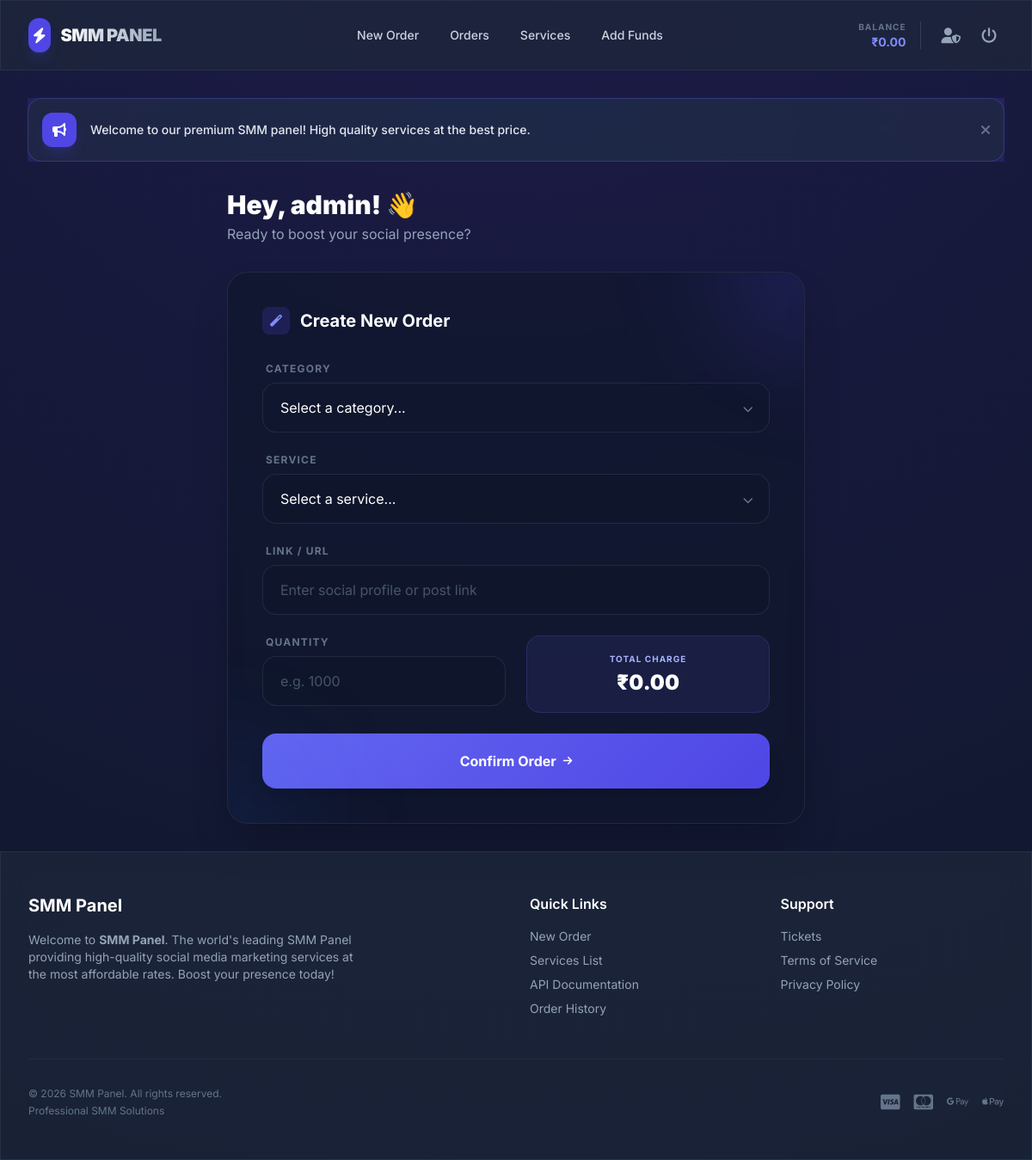
The page / (signed in) on the database its author committed.
### tables this page shows
CREATE TABLE IF NOT EXISTS `users` (
  `id` INT AUTO_INCREMENT PRIMARY KEY,
  `name` VARCHAR(100) NOT NULL,
  `email` VARCHAR(100) NOT NULL UNIQUE,
  `password` VARCHAR(255) NOT NULL,
  `balance` DECIMAL(10,2) DEFAULT 0.00,
  `api_key` VARCHAR(100) NULL UNIQUE,
  `role` ENUM('user', 'admin') DEFAULT 'user',
  `created_at` TIMESTAMP DEFAULT CURRENT_TIMESTAMP
);

CREATE TABLE IF NOT EXISTS `settings` (
  `id` INT AUTO_INCREMENT PRIMARY KEY,
  `setting_key` VARCHAR(100) NOT NULL UNIQUE,
  `setting_value` TEXT
);

### index.php (the view, shortened to what this page needs)
<?php
require_once('includes/header.php');
?>
<div class="max-w-2xl mx-auto">
    <div class="mb-8">
        <h2 class="text-3xl font-black text-white">Hey, <?php echo explode('@', $user['email'])[0]; ?>! 👋</h2>
        <p class="text-slate-400 mt-1">Ready to boost your social presence?</p>
    </div>
    <div class="glass-card rounded-3xl p-6 md:p-10 shadow-2xl relative overflow-hidden">
        <div class="absolute -top-24 -right-24 w-48 h-48 bg-indigo-600/20 rounded-full blur-3xl"></div>
        <div class="absolute -bottom-24 -left-24 w-48 h-48 bg-blue-600/10 rounded-full blur-3xl"></div>
        <h3 class="text-xl font-bold text-white mb-8 flex items-center">
            <span class="w-8 h-8 bg-indigo-600/20 text-indigo-400 rounded-lg flex items-center justify-center mr-3">
                <i class="fas fa-magic text-sm"></i>
            </span>
            Create New Order
        </h3>
        <form method="POST" action="" class="space-y-6">
            <div class="group">
                <label class="block text-xs font-bold text-slate-500 uppercase tracking-widest mb-2 px-1">Category</label>
                <div class="relative">
                    <select id="category" class="w-full bg-slate-900/50 border border-slate-700/50 rounded-2xl px-5 py-4 text-white appearance-none focus:outline-none focus:border-indigo-500 focus:ring-4 focus:ring-indigo-500/10 transition-all cursor-pointer">
                        <option value="">Select a category...</option>
                    </select>
                    <div class="absolute right-5 top-1/2 -translate-y-1/2 pointer-events-none text-slate-500">
                        <i class="fas fa-chevron-down text-xs"></i>
                    </div>
                </div>
            </div>
            <div class="group">
                <label class="block text-xs font-bold text-slate-500 uppercase tracking-widest mb-2 px-1">Service</label>
                <div class="relative">
                    <select name="service" id="service" required class="w-full bg-slate-900/50 border border-slate-700/50 rounded-2xl px-5 py-4 text-white appearance-none focus:outline-none focus:border-indigo-500 focus:ring-4 focus:ring-indigo-500/10 transition-all cursor-pointer">
                        <option value="">Select a service...</option>
                    </select>
                    <div class="absolute right-5 top-1/2 -translate-y-1/2 pointer-events-none text-slate-500">
                        <i class="fas fa-chevron-down text-xs"></i>
                    </div>
                </div>
            </div>
            <div class="group">
                <label class="block text-xs font-bold text-slate-500 uppercase tracking-widest mb-2 px-1">Link / URL</label>
                <input type="text" name="link" required class="w-full bg-slate-900/50 border border-slate-700/50 rounded-2xl px-5 py-4 text-white placeholder-slate-600 focus:outline-none focus:border-indigo-500 focus:ring-4 focus:ring-indigo-500/10 transition-all" placeholder="Enter social profile or post link">
            </div>
            <div class="grid grid-cols-1 md:grid-cols-2 gap-6">
                <div class="group">
                    <label class="block text-xs font-bold text-slate-500 uppercase tracking-widest mb-2 px-1">Quantity</label>
                    <input type="number" name="quantity" id="quantity" required class="w-full bg-slate-900/50 border border-slate-700/50 rounded-2xl px-5 py-4 text-white placeholder-slate-600 focus:outline-none focus:border-indigo-500 focus:ring-4 focus:ring-indigo-500/10 transition-all" placeholder="e.g. 1000">
                </div>
                <div class="bg-indigo-500/10 border border-indigo-500/20 rounded-2xl p-4 flex flex-col justify-center items-center">
                    <span class="text-[10px] text-indigo-300 uppercase font-bold tracking-widest mb-1">Total Charge</span>
                    <span id="charge" class="text-2xl font-black text-white">₹0.00</span>
                </div>
            </div>
            <button type="submit" class="w-full btn-primary text-white font-bold py-5 rounded-2xl shadow-xl active:scale-[0.98] mt-4 flex items-center justify-center space-x-2">
                <span>Confirm Order</span>
                <i class="fas fa-arrow-right text-xs"></i>
            </button>
        </form>
    </div>
</div>
<?php require_once 'includes/footer.php'; ?>

### includes/header.php (shortened to what this page needs)
<?php
require_once __DIR__ . '/Auth.php';
$db = Database::getInstance();
try {
    $db = Database::getInstance();
    $stmt = $db->prepare("SELECT * FROM users WHERE id = ?");
    $stmt->execute([$_SESSION['user_id']]);
    $user = $stmt->fetch();
} catch (Exception $e) {
    header("Location: " . BASE_URL . "/install");
    exit;
}
?>
<!DOCTYPE html>
<html lang="en">
<head>
    <script src="https://cdn.tailwindcss.com"></script>
    <link rel="stylesheet" href="https://cdnjs.cloudflare.com/ajax/libs/font-awesome/6.0.0/css/all.min.css">
</head>
<body class="min-h-screen pb-20 md:pb-0">
    <nav class="glass border-b border-slate-700/50 sticky top-0 z-50">
        <div class="max-w-7xl mx-auto px-4 sm:px-6 lg:px-8">
            <div class="flex items-center justify-between h-16 md:h-20">
                <a href="<?php echo BASE_URL; ?>/index" class="flex items-center space-x-3 group">
                    <div class="bg-indigo-600 rounded-xl p-1.5 shadow-lg shadow-indigo-600/20 group-hover:scale-110 transition-transform">
                        <i class="fas fa-bolt text-white text-lg"></i>
                    </div>
                    <span class="text-xl font-black tracking-tight bg-gradient-to-r from-white to-slate-400 bg-clip-text text-transparent uppercase">
                    </span>
                </a>
                <div class="hidden md:flex items-center space-x-1">
                    <a href="<?php echo BASE_URL; ?>/index" class="px-4 py-2 text-sm font-medium text-slate-300 hover:text-white rounded-xl hover:bg-slate-800/50 transition-all">
                        New Order
                    </a>
                    <a href="<?php echo BASE_URL; ?>/orders" class="px-4 py-2 text-sm font-medium text-slate-300 hover:text-white rounded-xl hover:bg-slate-800/50 transition-all">
                        Orders
                    </a>
                    <a href="<?php echo BASE_URL; ?>/services" class="px-4 py-2 text-sm font-medium text-slate-300 hover:text-white rounded-xl hover:bg-slate-800/50 transition-all">
                        Services
                    </a>
                    <a href="<?php echo BASE_URL; ?>/add_funds" class="px-4 py-2 text-sm font-medium text-slate-300 hover:text-white rounded-xl hover:bg-slate-800/50 transition-all">
                        Add Funds
                    </a>
                </div>
                <div class="flex items-center space-x-4">
                    <div class="hidden sm:flex flex-col items-end">
                        <span class="text-[10px] text-slate-500 uppercase font-bold tracking-widest">Balance</span>
                        <span class="text-sm font-bold text-indigo-400">₹<?php echo number_format($user['balance'], 2); ?></span>
                    </div>
                    <div class="flex items-center space-x-2">
                        <?php if ($user['role'] === 'admin'): ?>
                            <a href="<?php echo BASE_URL; ?>/admin/index" class="p-2 text-slate-400 hover:text-red-400 transition-colors">
                                <i class="fas fa-user-shield text-lg"></i>
                            </a>
                        <?php endif; ?>
                        <a href="<?php echo BASE_URL; ?>/logout" class="p-2 text-slate-400 hover:text-red-400 transition-colors">
                            <i class="fas fa-power-off text-lg"></i>
                        </a>
                    </div>
                </div>
            </div>
        </div>
    </nav>
    <div class="flex-1">
        <main class="max-w-7xl mx-auto px-4 sm:px-6 lg:px-8 py-8">
            <?php
            $stmt = $db->query("SELECT setting_value FROM settings WHERE setting_key = 'announcement_enabled'");
            $ann_enabled = $stmt->fetchColumn();
            if ($ann_enabled === '1'):
                $stmt = $db->query("SELECT setting_value FROM settings WHERE setting_key = 'announcement_text'");
                $ann_text = $stmt->fetchColumn();
            ?>
                <div class="mb-8 relative overflow-hidden group">
                    <div class="absolute inset-0 bg-gradient-to-r from-indigo-600/20 via-blue-600/20 to-indigo-600/20 animate-gradient-x"></div>
                    <div class="glass border-indigo-500/30 rounded-2xl p-4 flex items-center justify-between relative z-10">
                        <div class="flex items-center space-x-4">
                            <div class="w-10 h-10 bg-indigo-600 rounded-xl flex items-center justify-center text-white shadow-lg shadow-indigo-600/20">
                                <i class="fas fa-bullhorn animate-bounce"></i>
                            </div>
                            <p class="text-sm font-medium text-slate-200"><?php echo htmlspecialchars($ann_text); ?></p>
                        </div>
                        <button onclick="this.parentElement.parentElement.remove()" class="text-slate-500 hover:text-white transition-colors">
                            <i class="fas fa-times"></i>
                        </button>
                    </div>
                </div>
            <?php endif; ?>

### includes/header.php (style rules this page uses)
:root { --primary: #6366f1; --primary-hover: #4f46e5; --bg-dark: #0f172a; --glass-bg: rgba(30, 41, 59, 0.7); --glass-border: rgba(255, 255, 255, 0.08); }
body { font-family: 'Inter', sans-serif; background-color: var(--bg-dark); color: #f8fafc; background-image: radial-gradient(circle at 50% -20%, #1e1b4b 0%, #0f172a 100%); background-attachment: fixed; }
.glass { background: var(--glass-bg); backdrop-filter: blur(12px); -webkit-backdrop-filter: blur(12px); border: 1px solid var(--glass-border); }
.glass-card { background: rgba(15, 23, 42, 0.6); backdrop-filter: blur(8px); border: 1px solid var(--glass-border); transition: all 0.3s cubic-bezier(0.4, 0, 0.2, 1); }
.btn-primary { background: linear-gradient(135deg, #6366f1 0%, #4f46e5 100%); transition: all 0.3s ease; }

### rows shown on the page
users: balance "0.00", email "admin"
settings: setting_value "Welcome to our premium SMM panel! High quality services at the best price."

### other values the page prints
$site_name "SMM Panel"
